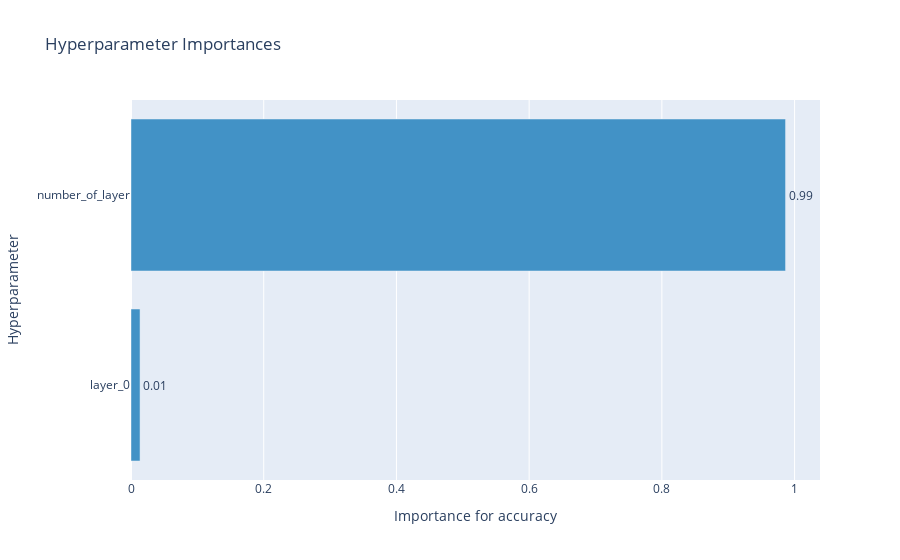

This figure's notebook cell:
### Code cell
hyperparameter_importances = optuna.visualization.plot_param_importances(
    study_2, target=lambda t: t.values[0], target_name="accuracy"
)
hyperparameter_importances.show()

### Figure 1 — Plotly figure (JSON) as saved in the notebook; plotly's stock layout.template omitted (floating-point values rounded to 4 significant figures)
{"data": [{"cliponaxis": false, "hovertemplate": ["layer_0 (IntDistribution): 0.01362214543272023<extra></extra>", "number_of_layer (IntDistribution): 0.9863778545672798<extra></extra>"], "marker": {"color": "rgb(66,146,198)"}, "orientation": "h", "text": ["0.01", "0.99"], "textposition": "outside", "type": "bar", "x": [0.01362, 0.9864], "y": ["layer_0", "number_of_layer"]}], "layout": {"showlegend": false, "title": {"text": "Hyperparameter Importances"}, "xaxis": {"title": {"text": "Importance for accuracy"}}, "yaxis": {"title": {"text": "Hyperparameter"}}}}
